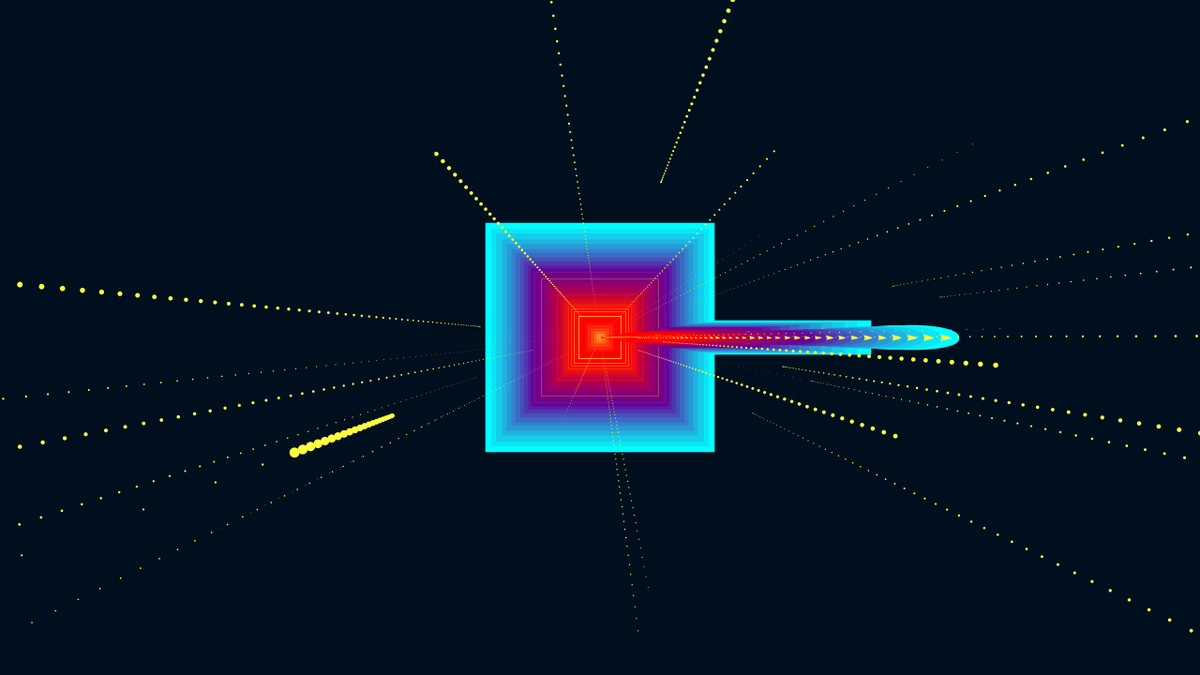
Frame 1 (no input)
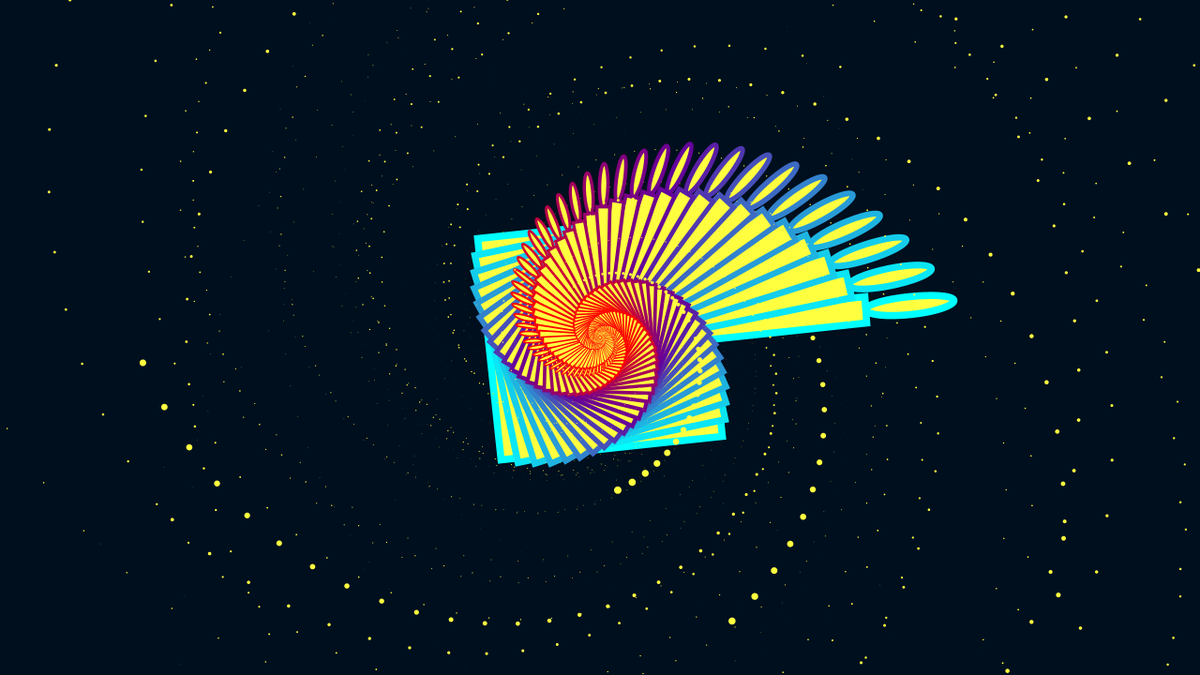
Frame 60 (the mouse pressed at the canvas centre just before this capture)
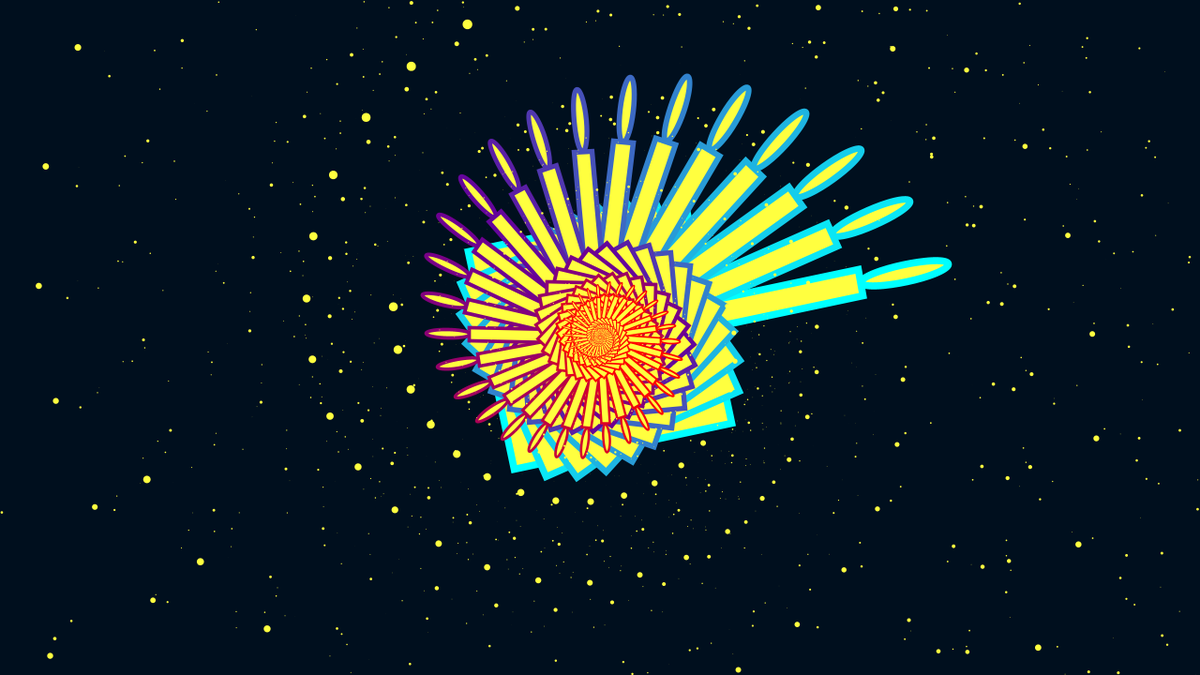
Frame 120 (the mouse held since frame 60 and released just before this capture)

The Processing sketch that drew these frames (run headless with seeded random() and noise(); from frame 60 on, the mouse is pressed at the canvas centre):

// Processing sketch: Star_Test
// ── Star_Test.pde
Star[] stars = new Star[50];
float angle;

void setup(){
  //size(800,800);
  size(1280,720);
  surface.setLocation(50,0);
  rectMode(CENTER);
  fill(0,0,0);
  strokeWeight(8);
  for(int f = 0; f < stars.length; f++){
    stars[f] = new Star();
  }
}
void draw(){
  //background(0);
  //translate(width/2,height/2);
  
  background(0,15,30);
  translate(width/2, height/2);
  for(int i=0; i<=100; i++){
    for(int f = 0; f < stars.length; f++){
    stars[f].update();
    stars[f].show();
  }
    stroke(i*10, 255-i*25,255-i*10);
    scale(0.95);
    rotate(radians(angle));
    rect(0,0,250,250);
    ellipse(350,0,100,20);
    rect(200,0,200,30);
  }
  angle -= 0.1;
}

// ── Star.pde
class Star{
  float x;
  float y;
  float z;
  
  Star(){
    x = random(-width, width);
    y = random(-height, height);
    z = random(width);
  }
  
  void update(){
    z = z-10;
    if(z<1){
      z = width;
      x = random(-width, width);
      y = random(-height, height);
    }
  }
  
  void show(){
    fill(255, 255, 63);
    noStroke();
    float sx = map(x/z, 0 ,1, 0, width);
    float sy = map(y/z, 0,1,0, height);
    
    float r = map(z,0, width, 16, 0);
    ellipse(sx,sy,r,r);
  }
}
